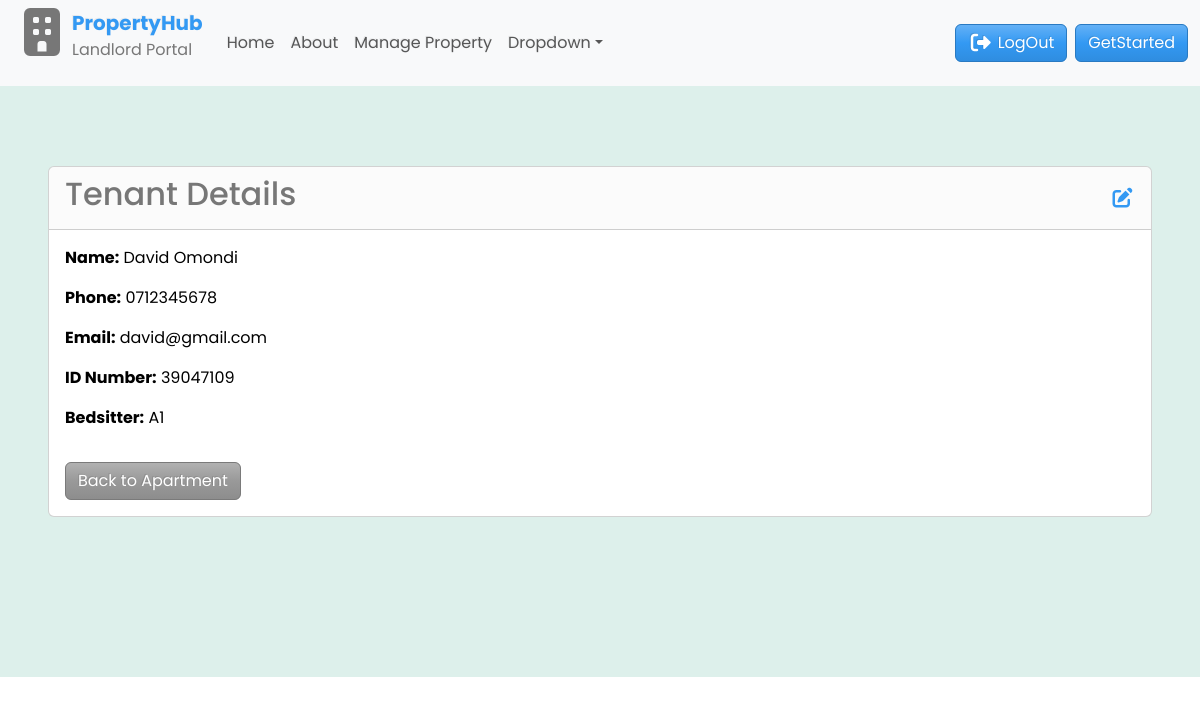
Page /tenant/1/ on the committed database.
### main/models.py (models this page shows, shortened)
class Profile(models.Model):
    user = models.OneToOneField(User, on_delete=models.CASCADE)
    bedsitter = models.OneToOneField(Bedsitter, on_delete=models.SET_NULL, null=True, blank=True, related_name='tenant')
    first_name = models.CharField(max_length=50)
    last_name = models.CharField(max_length=50)
    phone_number = models.CharField(max_length=20)
    email = models.EmailField(blank=True, null=True)
    id_number = models.CharField(max_length=20, blank=True, null=True)
    profile_photo = models.ImageField(upload_to='uploads/product', blank=True, null=True)

class Bedsitter(models.Model):
    apartment = models.ForeignKey(Apartment, related_name='bedsitters', on_delete=models.CASCADE)
    number = models.CharField(max_length=255, unique=True)
    class Meta:
        verbose_name_plural = "Bedsitters"

### main/views.py (the view)
# urls.py: path('tenant/<int:tenant_id>/', views.tenant_detail, name='tenant_detail'),
def tenant_detail(request, tenant_id):
    tenant = get_object_or_404(Profile, id=tenant_id)
    context = {'tenant': tenant,}
    return render(request, 'main/tenant_detail.html', context)

### main/templates/main/tenant_detail.html (shortened to what this page needs)
{% extends 'main/base.html' %}
{% block content %}
<div class="container-fluid" id="tenant">
  <div class="card">
    <div class="card-header tenant-heading">
      <h2>Tenant Details</h2>
      <a href="#"><i class="fa-solid fa-pen-to-square fa-lg"></i></a>
    </div>
    <div class="card-body tenant-card">
      <p>
        <strong>Name:</strong> {{ tenant.first_name }} {{ tenant.last_name }}
      </p>
      <p><strong>Phone:</strong> {{ tenant.phone_number }}</p>
      <p><strong>Email:</strong> {{ tenant.email }}</p>
      <p><strong>ID Number:</strong> {{ tenant.id_number }}</p>
      {% if tenant.bedsitter %}
      <p><strong>Bedsitter:</strong> {{ tenant.bedsitter.number }}</p>
      {% endif %}
      <a
        href="{% url 'apartment_detail' tenant.bedsitter.apartment.id %}"
        class="btn btn-secondary mt-3"
        >Back to Apartment</a
      >
    </div>
  </div>
</div>
{% endblock %}

### main/static/css/styles.css (style rules this page uses)
* { box-sizing: border-box; padding: 0; margin: 0; font-family: "poppins", sans-serif; text-decoration: none; }
body, html { overflow-x: hidden; height: 100vh; transition: 0.4s; }
a { text-decoration: none; }
#tenant { background-color: #ddf0eb; padding: 5rem 3rem 10rem 3rem; }
.tenant-card p { color: black; }
.container-fluid .card .tenant-heading { display: flex; align-items: center; justify-content: space-between; }

### rows in the picture
Profile: first_name "David", last_name "Omondi", phone_number "0712345678", email "david@gmail.com", id_number "39047109", bedsitter.number "A1"
